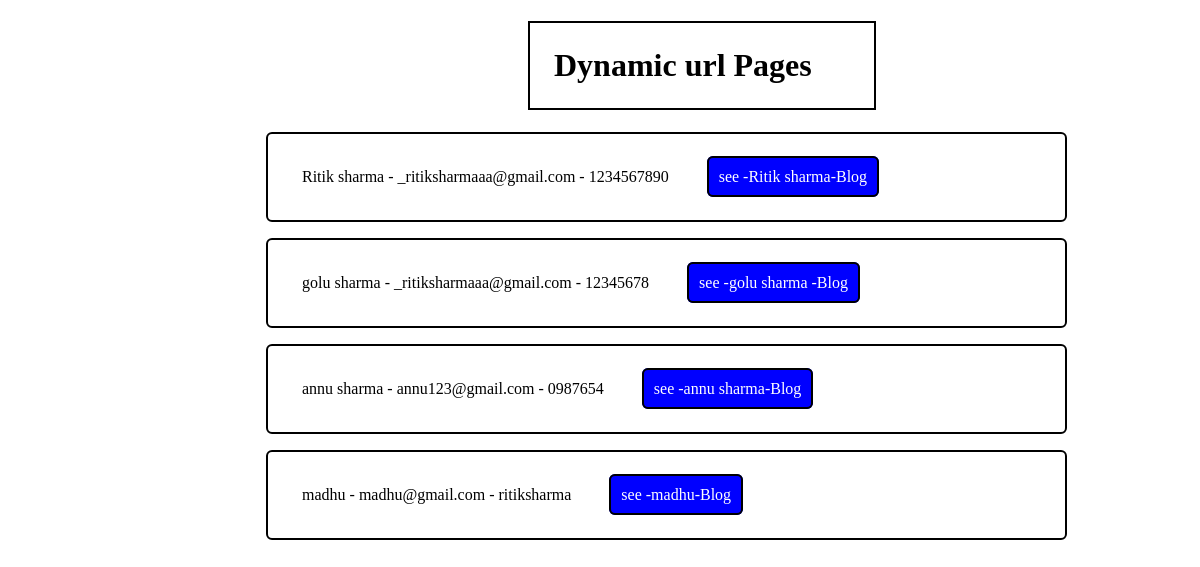
The app's page /dynamic/url/ with its own data.
### savedata/models.py (models this page shows)
class userdata(models.Model):
    name = models.CharField( max_length=50)
    email = models.EmailField( max_length=254)
    password = models.CharField( max_length=50)

### dynamic_url/views.py (the view)
# urls.py: path("url/", views.dpage, name="dynamic_url"),
def dpage(request):
    data = userdata.objects.all()
    context = {
        'data' : data
    }
    return render(request , 'durl.html' , context )

### dynamic_url/templates/durl.html (shortened to what this page needs)
<!DOCTYPE html>
<html lang="en">
<head>
</head>
<body>
    <h1 class="head"> Dynamic url Pages </h1>
    <div class="center">
        {% for item  in data   %}
        <p class="p-center"> {{item.name}} - {{item.email}} - {{item.password}} <a href="/dynamic/bolg/{{item.name}}/"" class="button"> see -{{item.name}}-Blog</a></p>
        {% endfor %}
    </div>
</body>
</html>

### dynamic_url/templates/durl.html (style rules this page uses)
.head { border : 2px solid black ; margin-left : 520px ; width : 25% ; padding : 24px ; }
.center { margin-left : 234px ; width : 70% ; }
.p-center { padding : 34px ; margin-left : 24px ; border : 2px solid black ; width : 88% ; margin-top : 15px ; border-radius : 6px ; }
.button { margin-left : 34px ; padding : 10px ; background : blue ; text-decoration : none ; border : 2px solid black ; color : white ; border-radius : 6px ; }

### records on screen
userdata: name "Ritik sharma", email "_ritiksharmaaa@gmail.com", password "1234567890"
userdata: name "golu sharma", email "_ritiksharmaaa@gmail.com", password "12345678"
userdata: name "annu sharma", email "annu123@gmail.com", password "0987654"
userdata: name "madhu", email "madhu@gmail.com", password "ritiksharma"
